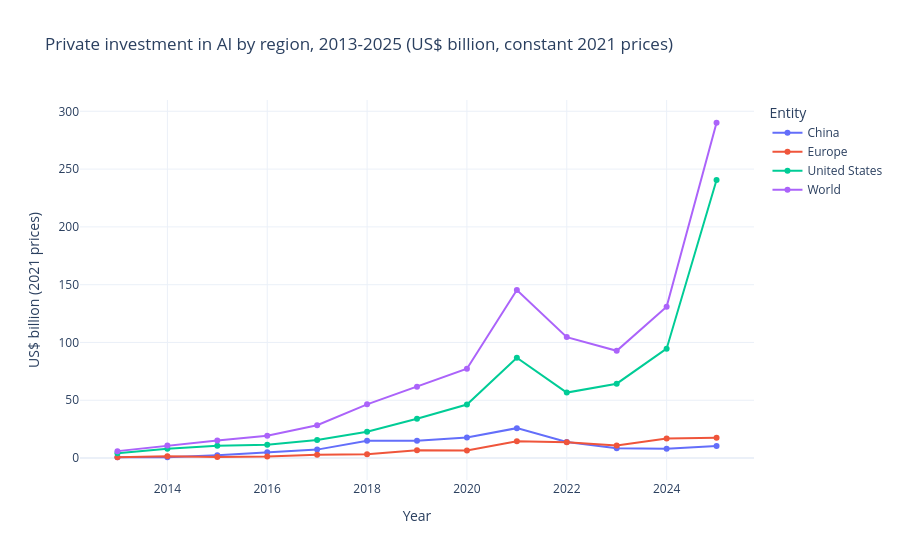

Here is the notebook cell this chart was saved with:
### Markdown cell above
Private investment in AI by region, 2013 to 2025. Data: Quid via the Stanford AI Index 2026, from Our World in Data, in constant 2021 US dollars (so the totals are lower than the nominal figures in the facts table). World private investment rose from US$130.9 billion in 2024 to US$290.1 billion in 2025; the United States received US$240.6 billion, about 83%.

### Code cell
invest = owid("private-investment-in-artificial-intelligence")
invest["US$ billion (2021 prices)"] = invest["Private investment in AI by region"] / 1e9
fig = px.line(
    invest,
    x="Year",
    y="US$ billion (2021 prices)",
    color="Entity",
    markers=True,
    title="Private investment in AI by region, 2013-2025 (US$ billion, constant 2021 prices)",
)
fig.show()

### Figure 1 — Plotly figure (JSON) as saved in the notebook; plotly's stock layout.template omitted (floating-point values rounded to 4 significant figures)
{"data": [{"hovertemplate": "Entity=China<br>Year=%{x}<br>US$ billion (2021 prices)=%{y}<extra></extra>", "legendgroup": "China", "line": {"color": "#636efa", "dash": "solid"}, "marker": {"symbol": "circle"}, "mode": "lines+markers", "name": "China", "orientation": "v", "showlegend": true, "type": "scatter", "x": [2013, 2014, 2015, 2016, 2017, 2018, 2019, 2020, 2021, 2022, 2023, 2024, 2025], "xaxis": "x", "y": [0.7172, 0.7714, 2.385, 5.103, 7.314, 15.07, 14.9, 17.87, 25.89, 13.95, 8.42, 8.109, 10.45], "yaxis": "y"}, {"hovertemplate": "Entity=Europe<br>Year=%{x}<br>US$ billion (2021 prices)=%{y}<extra></extra>", "legendgroup": "Europe", "line": {"color": "#EF553B", "dash": "solid"}, "marker": {"symbol": "circle"}, "mode": "lines+markers", "name": "Europe", "orientation": "v", "showlegend": true, "type": "scatter", "x": [2013, 2014, 2015, 2016, 2017, 2018, 2019, 2020, 2021, 2022, 2023, 2024, 2025], "xaxis": "x", "y": [0.7636, 1.489, 0.975, 1.393, 2.862, 3.241, 6.715, 6.493, 14.65, 13.69, 10.8, 16.87, 17.61], "yaxis": "y"}, {"hovertemplate": "Entity=United States<br>Year=%{x}<br>US$ billion (2021 prices)=%{y}<extra></extra>", "legendgroup": "United States", "line": {"color": "#00cc96", "dash": "solid"}, "marker": {"symbol": "circle"}, "mode": "lines+markers", "name": "United States", "orientation": "v", "showlegend": true, "type": "scatter", "x": [2013, 2014, 2015, 2016, 2017, 2018, 2019, 2020, 2021, 2022, 2023, 2024, 2025], "xaxis": "x", "y": [4.211, 7.963, 10.63, 11.46, 15.55, 22.72, 33.99, 46.29, 86.86, 56.65, 64.35, 94.63, 240.6], "yaxis": "y"}, {"hovertemplate": "Entity=World<br>Year=%{x}<br>US$ billion (2021 prices)=%{y}<extra></extra>", "legendgroup": "World", "line": {"color": "#ab63fa", "dash": "solid"}, "marker": {"symbol": "circle"}, "mode": "lines+markers", "name": "World", "orientation": "v", "showlegend": true, "type": "scatter", "x": [2013, 2014, 2015, 2016, 2017, 2018, 2019, 2020, 2021, 2022, 2023, 2024, 2025], "xaxis": "x", "y": [6.012, 10.94, 15.26, 19.34, 28.43, 46.51, 61.66, 77.25, 145.4, 104.6, 92.79, 130.9, 290.1], "yaxis": "y"}], "layout": {"legend": {"title": {"text": "Entity"}, "tracegroupgap": 0}, "title": {"text": "Private investment in AI by region, 2013-2025 (US$ billion, constant 2021 prices)"}, "xaxis": {"anchor": "y", "domain": [0.0, 1.0], "title": {"text": "Year"}}, "yaxis": {"anchor": "x", "domain": [0.0, 1.0], "title": {"text": "US$ billion (2021 prices)"}}}}
